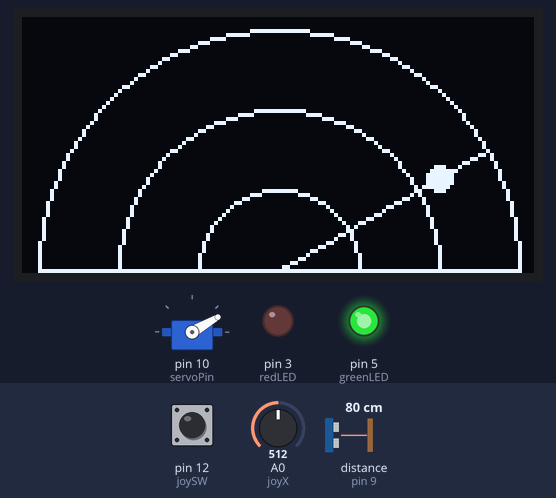
Simulated run of this sketch. Board: Arduino Uno, built with avr-gcc and run on an emulated ATmega328P. On the bench: servo, 128×64 one-colour display, output pins drawn as LEDs (lit = HIGH). Wiring (inferred from the names in the program): ultrasonic range finder: trigger pin 7; echo pin 9. Inputs (shaded band) come from the test bench; at power-on: distance to the obstacle (sensor on pin 9) 80 cm, pin 12 (joySW) HIGH, A0 (joyX) = 512. The echo pulse lasts 58.3 µs per cm; pins used as bus, display or sensor lines are not drawn; what the sketch prints to the serial monitor is not drawn.

Above: at 1.2 s.
1.3 s: distance to the obstacle (sensor on pin 9) set to 120 cm
At 2.3 s:
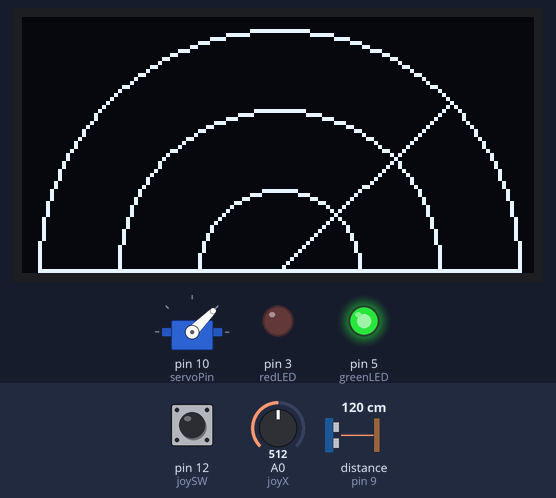
3.0 s: distance to the obstacle (sensor on pin 9) set to 2 cm
At 3.56 s:
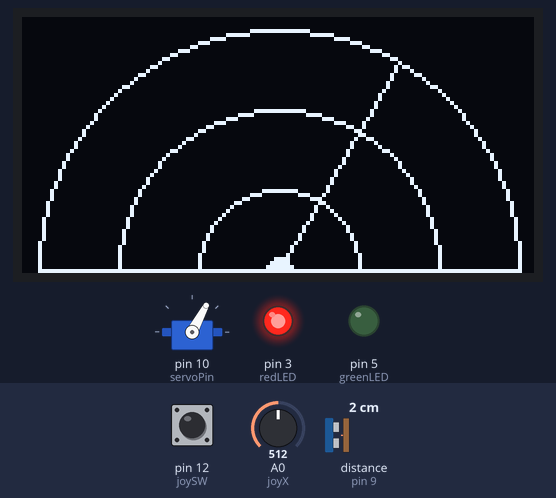
5.5 s: distance to the obstacle (sensor on pin 9) set to 18 cm
At 5.75 s:
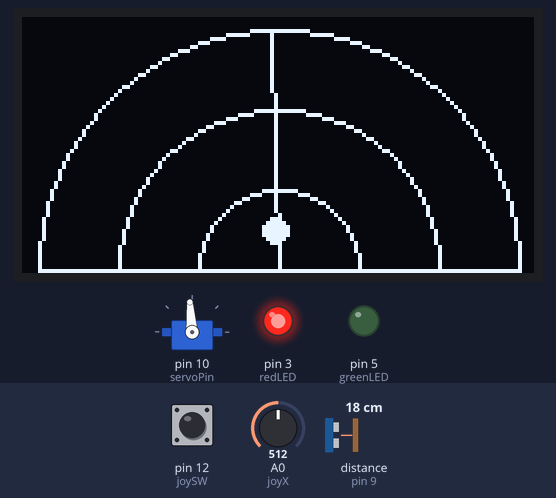
8.5 s: distance to the obstacle (sensor on pin 9) set to 25 cm
At 9.34 s:
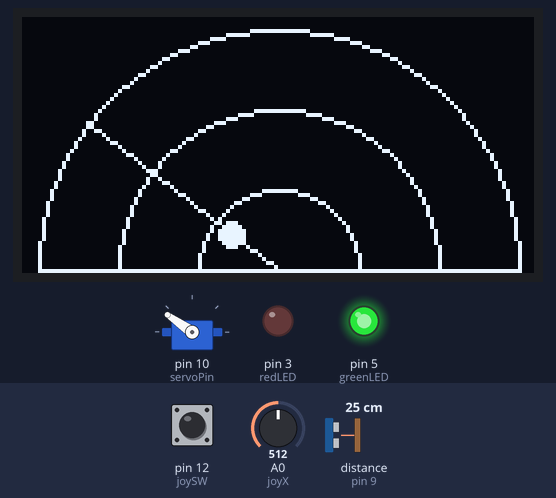
11.0 s: distance to the obstacle (sensor on pin 9) set to 4 cm
At 12.48 s:
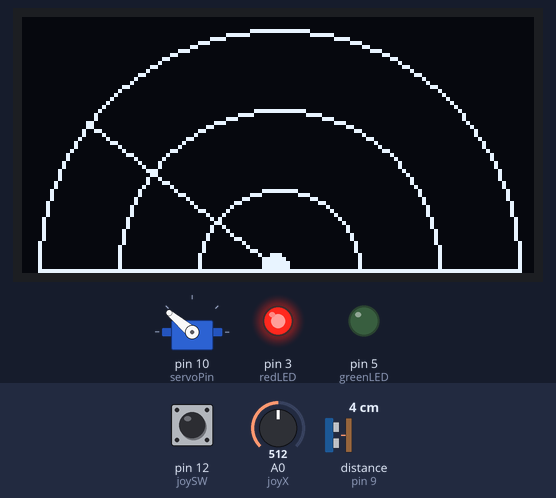
13.7 s: pin 12 (joySW) pulled LOW for 0.15 s
At 15.4 s:
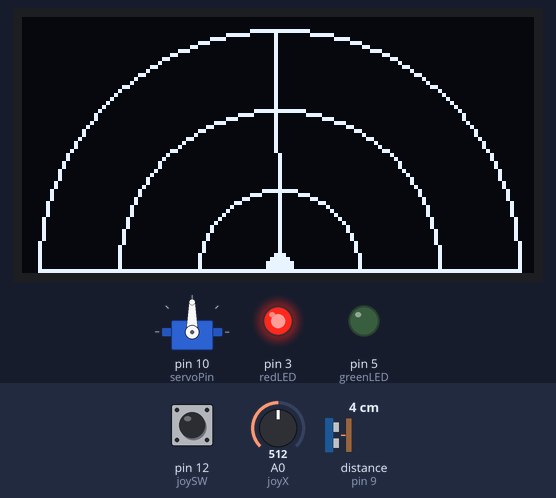
Timing chart, 0 to 16.5 s (numbered marks = the images above; inputs shaded):
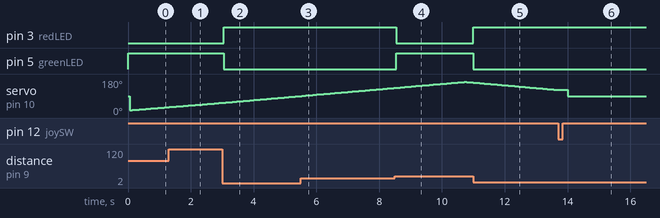

Measured:
- the behaviour switches between 21 and 22 cm on distance to the obstacle (sensor on pin 9) (found by bisection; images 3 and 4)
- after the input at 1.3 s, the display: first differs from a run without the input after 0.08 s (image 1 shows a later state)
- after the input at 3.0 s, pin 3 (redLED): LOW → HIGH after 0.05 s; pin 5 (greenLED): HIGH → LOW after 0.05 s; the display: first changes after 0.32 s (image 2 shows a later state)
- after the input at 8.5 s, pin 3 (redLED): HIGH → LOW at once; pin 5 (greenLED): LOW → HIGH at once
- after the input at 11.0 s, pin 3 (redLED): LOW → HIGH at once; pin 5 (greenLED): HIGH → LOW at once

The sketch:

Radar_rover.ino
```cpp
#include <Servo.h>
#include <Wire.h>
#include <Adafruit_GFX.h>
#include <Adafruit_SSD1306.h>
#include <math.h>

#define SCREEN_WIDTH 128
#define SCREEN_HEIGHT 64

Adafruit_SSD1306 display(SCREEN_WIDTH, SCREEN_HEIGHT, &Wire, -1);

// Ultrasonic
const int trigPin = 7;
const int echoPin = 9;

// Servo
const int servoPin = 10;

// LEDs
const int greenLED = 5;
const int redLED = 3;

// Joystick
const int joyX = A0;
const int joySW = 12;

const int threshold = 20;   // obstacle distance (cm)

Servo myServo;

long duration;
int distance;

bool autoMode = true;
int sweepAngle = 15;
int direction = 1;

void setup() {

  pinMode(trigPin, OUTPUT);
  pinMode(echoPin, INPUT);

  pinMode(greenLED, OUTPUT);
  pinMode(redLED, OUTPUT);

  pinMode(joySW, INPUT_PULLUP);

  digitalWrite(greenLED, HIGH);
  digitalWrite(redLED, LOW);

  myServo.attach(servoPin);

  Serial.begin(9600);

  if (!display.begin(SSD1306_SWITCHCAPVCC, 0x3C)) {
    while (true);
  }

  display.clearDisplay();
  display.display();
}

void loop() {

  checkJoystickButton();

  if (autoMode) {
    automaticSweepStep();
  } else {
    manualControl();
  }
}

// ================= MODE SWITCH =================

void checkJoystickButton() {

  static bool lastState = HIGH;
  bool currentState = digitalRead(joySW);

  if (lastState == HIGH && currentState == LOW) {
    autoMode = !autoMode;
    delay(250); // debounce
  }

  lastState = currentState;
}

// ================= AUTO SWEEP =================

void automaticSweepStep() {

  myServo.write(sweepAngle);

  distance = calculateDistance();

  controlLEDs(distance);
  drawRadar(sweepAngle, distance);

  // ---- SERIAL OUTPUT FOR PROCESSING ----
  Serial.print(sweepAngle);
  Serial.print(",");
  Serial.print(distance);
  Serial.println(".");

  sweepAngle += direction;

  if (sweepAngle >= 165 || sweepAngle <= 15) {
    direction = -direction;
  }

  delay(30);
}

// ================= MANUAL MODE =================

void manualControl() {

  int joyValue = analogRead(joyX);
  int angle = map(joyValue, 0, 1023, 15, 165);

  myServo.write(angle);

  distance = calculateDistance();

  controlLEDs(distance);
  drawRadar(angle, distance);

  // ---- SERIAL OUTPUT FOR PROCESSING ----
  Serial.print(angle);
  Serial.print(",");
  Serial.print(distance);
  Serial.println(".");

  delay(50);
}

// ================= DISTANCE =================

int calculateDistance() {

  digitalWrite(trigPin, LOW);
  delayMicroseconds(2);

  digitalWrite(trigPin, HIGH);
  delayMicroseconds(10);
  digitalWrite(trigPin, LOW);

  duration = pulseIn(echoPin, HIGH, 30000);

  if (duration == 0) return 0;

  return duration * 0.034 / 2;
}

// ================= LED CONTROL =================

void controlLEDs(int dist) {

  if (dist > 0 && dist <= threshold) {
    digitalWrite(redLED, HIGH);
    digitalWrite(greenLED, LOW);
  } else {
    digitalWrite(redLED, LOW);
    digitalWrite(greenLED, HIGH);
  }
}

// ================= RADAR DISPLAY =================

void drawRadar(int angle, int dist) {

  display.clearDisplay();

  int centerX = 64;
  int centerY = 63;
  int radius = 60;

  // Semicircle grid
  for (int r = 20; r <= radius; r += 20) {
    display.drawCircle(centerX, centerY, r, WHITE);
  }

  // Mask bottom half
  display.fillRect(0, centerY, 128, 64 - centerY, BLACK);

  // Baseline
  display.drawLine(centerX - radius, centerY,
                   centerX + radius, centerY, WHITE);

  float rad = angle * PI / 180.0;

  // Sweep line
  int lineX = centerX + radius * cos(rad);
  int lineY = centerY - radius * sin(rad);

  display.drawLine(centerX, centerY, lineX, lineY, WHITE);

  // Obstacle dot
  if (dist > 0 && dist <= 100) {

    int scaledDist = map(dist, 0, 100, 0, radius);

    int objX = centerX + scaledDist * cos(rad);
    int objY = centerY - scaledDist * sin(rad);

    display.fillCircle(objX, objY, 3, WHITE);
  }

  display.display();
}
```
